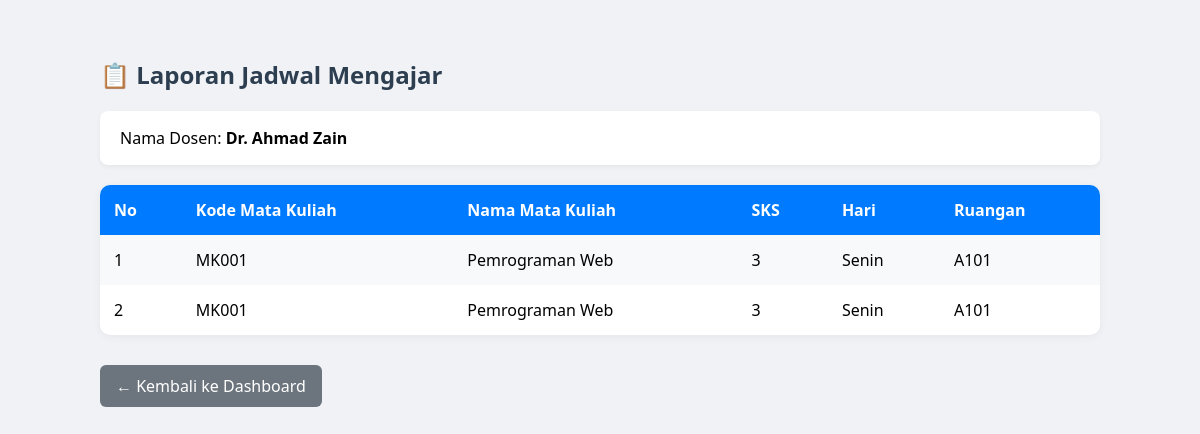
The page /dosen/laporan.php (signed in) on the database its author committed.
### tables this page shows
CREATE TABLE `dosen` (
  `id` int(11) NOT NULL,
  `nik` varchar(20) NOT NULL,
  `nama` varchar(100) DEFAULT NULL,
  `gelar` varchar(50) DEFAULT NULL,
  `lulusan` varchar(100) DEFAULT NULL,
  `telp` varchar(20) DEFAULT NULL,
  `user_input` varchar(50) DEFAULT NULL,
  `tgl_input` date DEFAULT NULL,
  `username` varchar(50) DEFAULT NULL
);

CREATE TABLE `krs` (
  `id` int(11) NOT NULL,
  `kode_matkul` varchar(20) DEFAULT NULL,
  `id_dosen` int(11) DEFAULT NULL,
  `nim_mahasiswa` varchar(20) DEFAULT NULL,
  `hari` varchar(20) DEFAULT NULL,
  `ruangan` varchar(50) DEFAULT NULL,
  `user_input` varchar(50) DEFAULT NULL,
  `tgl_input` date DEFAULT NULL
);

CREATE TABLE `matkul` (
  `kode_matkul` varchar(20) NOT NULL,
  `nama_matkul` varchar(100) DEFAULT NULL,
  `sks` int(11) DEFAULT NULL,
  `semester` int(11) DEFAULT NULL,
  `user_input` varchar(50) DEFAULT NULL,
  `tgl_input` date DEFAULT NULL
);

### dosen/laporan.php (the view, shortened to what this page needs)
<?php
$conn = new mysqli("localhost", "root", "", "kampus_db");
$id_dosen = $_SESSION['id_dosen'] ?? null;
$qDosen = $conn->query("SELECT nama FROM dosen WHERE id = '$id_dosen'");
$dataDosen = $qDosen->fetch_assoc();
$nama_dosen = $dataDosen['nama'] ?? '';
$qJadwal = $conn->query("SELECT krs.*, matkul.nama_matkul, matkul.sks
                         FROM krs
                         JOIN matkul ON krs.kode_matkul = matkul.kode_matkul
                         WHERE krs.id_dosen = '$id_dosen'");
?>
<!DOCTYPE html>
<html>
<head>
</head>
<body>
    <div class="container">
        <h2>📋 Laporan Jadwal Mengajar</h2>
        <div class="info">
            Nama Dosen: <strong><?= $nama_dosen; ?></strong>
        </div>
        <table>
            <tr>
                <th>No</th>
                <th>Kode Mata Kuliah</th>
                <th>Nama Mata Kuliah</th>
                <th>SKS</th>
                <th>Hari</th>
                <th>Ruangan</th>
            </tr>
            <?php $no = 1; while ($row = $qJadwal->fetch_assoc()): ?>
            <tr>
                <td><?= $no++; ?></td>
                <td><?= $row['kode_matkul']; ?></td>
                <td><?= $row['nama_matkul']; ?></td>
                <td><?= $row['sks']; ?></td>
                <td><?= $row['hari']; ?></td>
                <td><?= $row['ruangan']; ?></td>
            </tr>
            <?php endwhile; ?>
        </table>
        <a href="dashboard.php" class="btn-back">← Kembali ke Dashboard</a>
    </div>
</body>
</html>

### dosen/laporan.php (style rules this page uses)
body { font-family: 'Segoe UI', sans-serif; background-color: #f0f2f5; padding: 30px; }
.container { max-width: 1000px; margin: auto; }
h2 { color: #2c3e50; }
.info { margin-bottom: 20px; background: #ffffff; padding: 16px 20px; border-radius: 8px; box-shadow: 0 2px 5px rgba(0,0,0,0.05); }
table { width: 100%; border-collapse: collapse; background-color: #fff; border-radius: 10px; overflow: hidden; box-shadow: 0 2px 10px rgba(0,0,0,0.05); }
th, td { padding: 14px; text-align: left; }
th { background-color: #007bff; color: white; }
tr:nth-child(even) { background-color: #f8f9fa; }
.btn-back { display: inline-block; margin-top: 30px; background: #6c757d; color: white; padding: 10px 16px; text-decoration: none; border-radius: 6px; }

### rows shown on the page
dosen: nama "Dr. Ahmad Zain"
krs: kode_matkul "MK001", kode_matkul.nama_matkul "Pemrograman Web", kode_matkul.sks "3", hari "Senin", ruangan "A101"
krs: kode_matkul "MK001", kode_matkul.nama_matkul "Pemrograman Web", kode_matkul.sks "3", hari "Senin", ruangan "A101"
